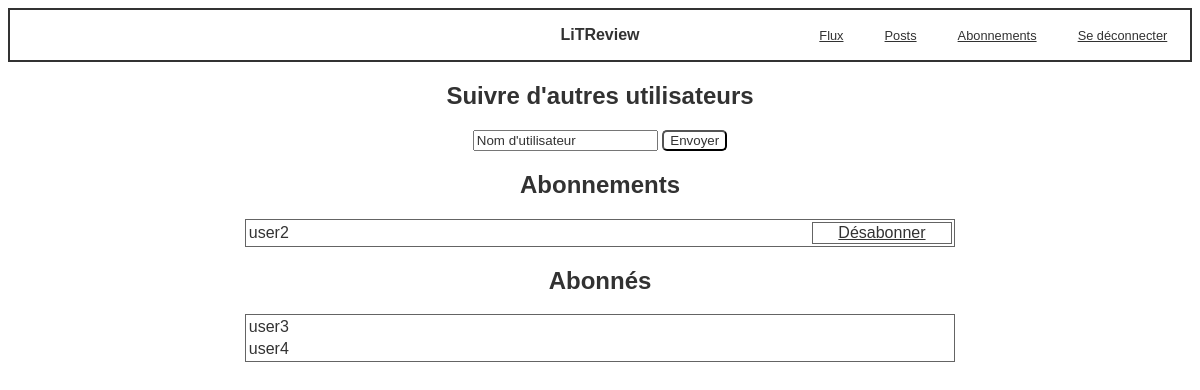
Page /follow-users/ (signed in) on the committed database.
### authentication_app/models.py (models this page shows)
class User(AbstractUser):
    follows = models.ManyToManyField(
        'self',
        symmetrical=False,
        through='reviews_app.UserFollows',
        related_name='follow_users',
    )

### reviews_app/views.py (the view, shortened to what this page needs)
# urls.py: path('follow-users/', reviews_app.views.follow_users, name='follow_users'),
@login_required
def follow_users(request):
    input_form = FollowUsersForm_input(initial={'user_to_follow': "Nom d'utilisateur"})
    form = FollowUsersForm(instance=request.user)
    subscriptions = request.user.follows.all()
    subscribers = User.objects.filter(follows=request.user)
    return render(request, 'reviews_app/follow_users_form.html', context={'input_form':input_form,
                  'form': form,'subscriptions': subscriptions, 'subscribers': subscribers})

### reviews_app/forms.py
class FollowUsersForm_input(forms.Form):
    user_to_follow = forms.CharField(max_length=100)

class FollowUsersForm(forms.ModelForm):
    class Meta:
        model = user_model
        fields = ['follows']
        exclude = ('follows',)

### reviews_app/templates/reviews_app/follow_users_form.html (shortened to what this page needs)
{% extends 'base.html' %}
{% block content %}
    <h2>Suivre d'autres utilisateurs</h2>
    <div id = "follow_user_form">
        <form method="post">
            {{input_form.user_to_follow}}
            <button type="submit" >Envoyer</button>
        </form>
        <h2>Abonnements</h2>
        <table>
        {% for subscription in subscriptions %}
            <tr>
                <td>{{ subscription.username }}</td>
                <td class="table-link-td"><a href="{% url 'follow_user_delete' subscription.id  %}">Désabonner</a></td>
            </tr>
        {% endfor %}
        </table>
        <h2>Abonnés</h2>
        <table>
        {% for subscriber in subscribers %}
            <tr>
                <td>{{ subscriber }}</td>
            </tr>
        {% endfor %}
        </table>
    </div>
{% endblock content %}

### static/styles.css (style rules this page uses)
* { font-family: 'trebuchet MS', georgia, sans-serif; color: rgb(50, 50, 50); }
h2 { text-align: center; }
button { background-color: rgb(255,255,255); border-radius: 5px; border-color: rgb(0,0,0); }
table, .table-link-td { border-width: 1px; border-color: rgb(100, 100, 100); border-style: solid; }
table { width: 60%; }
.table-link-td { width: 20%; text-align: center; }
#follow_user_form { width: 100%; display: flex; flex-direction : column; justify-content: space-around; align-items: center; }

### rows in the picture
User: username "user2"
User: username "user3"
User: username "user4"
